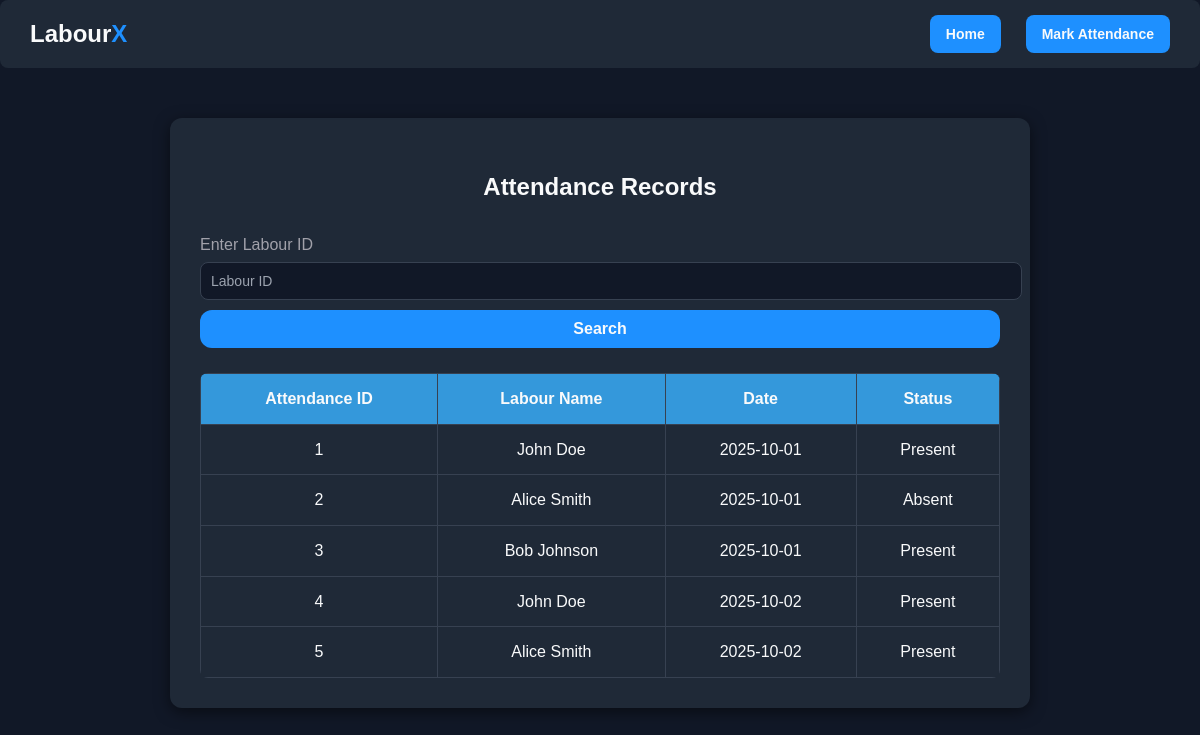
The page /view_attendance (signed in) on the database its author committed.
### tables this page shows
CREATE TABLE attendance (
    attendance_id INTEGER PRIMARY KEY AUTOINCREMENT,
    labour_id INTEGER,
    date DATE,
    status TEXT CHECK(status IN ('Present', 'Absent')),
    FOREIGN KEY (labour_id) REFERENCES labour(labour_id) ON DELETE CASCADE
);

CREATE TABLE labour (
    labour_id INTEGER PRIMARY KEY AUTOINCREMENT,
    name TEXT NOT NULL,
    gender TEXT,
    age INTEGER,
    contact TEXT,
    address TEXT,
    skill TEXT,
    join_date DATE DEFAULT (DATE('now'))
);

### app.py (the view)
@app.route("/view_attendance", methods=["GET", "POST"])
@login_required
def view_attendance():
    db = get_db()
    searched = False
    try:
        if request.method == "POST":
            labour_id = request.form.get("labour_id")
            attendances = db.execute("""
                SELECT a.attendance_id, l.name AS labour_name, a.date, a.status
                FROM attendance a
                JOIN labour l ON a.labour_id = l.labour_id
                WHERE a.labour_id = ?
            """, (labour_id,)).fetchall()
            searched = True
        else:
            attendances = db.execute("""
                SELECT a.attendance_id, l.name AS labour_name, a.date, a.status
                FROM attendance a
                JOIN labour l ON a.labour_id = l.labour_id
            """).fetchall()
    except sqlite3.Error as e:
        return render_template("error.html", message="Error loading attendance: " + str(e))
    return render_template("view_attendance.html", attendances=attendances, searched=searched)

### app.py (called while the page is built)
def get_db():
    if 'db' not in g:
        g.db = sqlite3.connect(config.DATABASE_PATH)
        g.db.row_factory = sqlite3.Row  # access columns by name
    return g.db

def login_required(f):
    @wraps(f)
    def decorated_function(*args, **kwargs):
        if "admin_id" not in session:
            flash("Please log in first.", "warning")
            return redirect(url_for("login"))
        return f(*args, **kwargs)
    return decorated_function

### templates/view_attendance.html (shortened to what this page needs)
<!DOCTYPE html>
<html lang="en">
<head>
    <link rel="stylesheet" href="{{ url_for('static', filename='css/style.css') }}">
    <link rel="stylesheet" href="{{ url_for('static', filename='css/view_attendance.css') }}">
</head>
<body>
    <header class="header">
        <div class="logo">
            <h2>Labour<span>X</span></h2>
        </div>
        <div class="user-actions">
            <a href="{{ url_for('home') }}" class="btn primary">Home</a>
            <a href="{{ url_for('mark_attendance') }}" class="btn primary">Mark Attendance</a>
        </div>
    </header>
    <div class="container">
        <h2>Attendance Records</h2>
        <form method="POST" action="{{ url_for('view_attendance') }}" class="search-form">
            <label for="labour_id">Enter Labour ID</label>
            <div class="input-group">
                <input type="number" id="labour_id" name="labour_id" placeholder="Labour ID">
                <button type="submit" class="btn primary">Search</button>
            </div>
        </form>
        {% if attendances %}
            <table class="attendance-table">
                <thead>
                    <tr>
                        <th>Attendance ID</th>
                        <th>Labour Name</th>
                        <th>Date</th>
                        <th>Status</th>
                    </tr>
                </thead>
                <tbody>
                    {% for att in attendances %}
                    <tr>
                        <td>{{ att.attendance_id }}</td>
                        <td>{{ att.labour_name }}</td>
                        <td>{{ att.date }}</td>
                        <td>{{ att.status }}</td>
                    </tr>
                    {% endfor %}
                </tbody>
            </table>
        {% elif searched %}
            <p class="error">No attendance found for the given ID.</p>
        {% endif %}
    </div>
</body>
</html>

### static/css/style.css (style rules this page uses)
.header { display: flex; justify-content: space-between; align-items: center; padding: 15px 30px; background-color: var(--primary-color); border-radius: 8px; margin-bottom: 20px; }
.header .logo h2 { margin: 0; color: var(--text-color); }
.header .user-actions { display: flex; gap: 15px; align-items: center; }
.header .user-actions .btn { padding: 8px 16px; border-radius: 8px; text-decoration: none; font-weight: 600; font-size: 14px; }
:root { --primary-color: #2E3A59; --accent-color: #3B82F6; --highlight-color: #06B6D4; --background-color: #111827; --text-color: #E5E7EB; --text-muted: #A1A1AA; --box-shadow: 0 4px 15px rgba(0,0,0,0.5); }
body { margin: 0; font-family: "Poppins", Arial, sans-serif; background-color: var(--background-color); color: var(--text-color); line-height: 1.6; }
a { color: var(--accent-color); text-decoration: none; }
.header { display: flex; justify-content: flex-end; align-items: center; padding: 15px 30px; background-color: var(--primary-color); border-radius: 8px; margin-bottom: 20px; }
.header .logo h2 { color: var(--text-color); margin: 0; }
.header .logo span { color: var(--accent-color); }
.header .user-actions a.btn { margin-left: 10px; }
.btn { display: inline-block; padding: 10px 20px; border-radius: 6px; font-weight: 500; font-size: 16px; cursor: pointer; text-decoration: none; transition: all 0.3s ease; border: none; }
.btn.primary { background-color: var(--accent-color); color: var(--text-color); }
form label { display: block; margin: 10px 0 5px 0; color: var(--text-muted); }
form input, form select, form textarea { width: 100%; padding: 10px 12px; border: 1px solid #374151; border-radius: 6px; margin-bottom: 15px; font-size: 14px; background-color: #1F2937; color: var(--text-color); }
form input::placeholder { color: #9CA3AF; }

### static/css/view_attendance.css (style rules this page uses)
:root { --text-color: #F9FAFB; --header-bg: #1F2937; --primary-color: #1E40AF; --accent-color: #1E90FF; --highlight-color: #3B82F6; --table-header-bg: #3498db; --table-border: #374151; --container-bg: #1F2937; --table-row-even: #1F2937; --table-row-hover: #374151; }
.header { background-color: var(--header-bg); display: flex; justify-content: space-between; align-items: center; padding: 15px 30px; border-radius: 8px; margin-bottom: 20px; color: var(--text-color); }
.container { max-width: 800px; margin: 50px auto; padding: 30px; background-color: var(--container-bg); border-radius: 12px; box-shadow: 0 4px 15px rgba(0,0,0,0.5); }
h2 { text-align: center; margin-bottom: 25px; color: var(--text-color); }
.search-form .input-group { margin-top: 5px; }
.search-form input { width: 100%; padding: 10px; border-radius: 8px; border: 1px solid var(--table-border); background-color: #111827; color: var(--text-color); margin-bottom: 10px; }
.search-form button { width: 100%; padding: 10px; border: none; border-radius: 12px; background-color: var(--accent-color); color: var(--text-color); cursor: pointer; font-weight: 600; transition: all 0.3s ease; }
.attendance-table { width: 100%; border-collapse: collapse; margin-top: 25px; border-radius: 8px; overflow: hidden; }
.attendance-table th, .attendance-table td { padding: 12px; border: 1px solid var(--table-border); color: var(--text-color); }
.attendance-table th { background-color: var(--table-header-bg); font-weight: bold; text-align: center; }
.attendance-table td { background-color: var(--table-row-even); text-align: center; }

### rows shown on the page
attendance: attendance_id "1", labour_name "John Doe", date "2025-10-01", status "Present"
attendance: attendance_id "2", labour_name "Alice Smith", date "2025-10-01", status "Absent"
attendance: attendance_id "3", labour_name "Bob Johnson", date "2025-10-01", status "Present"
attendance: attendance_id "4", labour_name "John Doe", date "2025-10-02", status "Present"
attendance: attendance_id "5", labour_name "Alice Smith", date "2025-10-02", status "Present"
